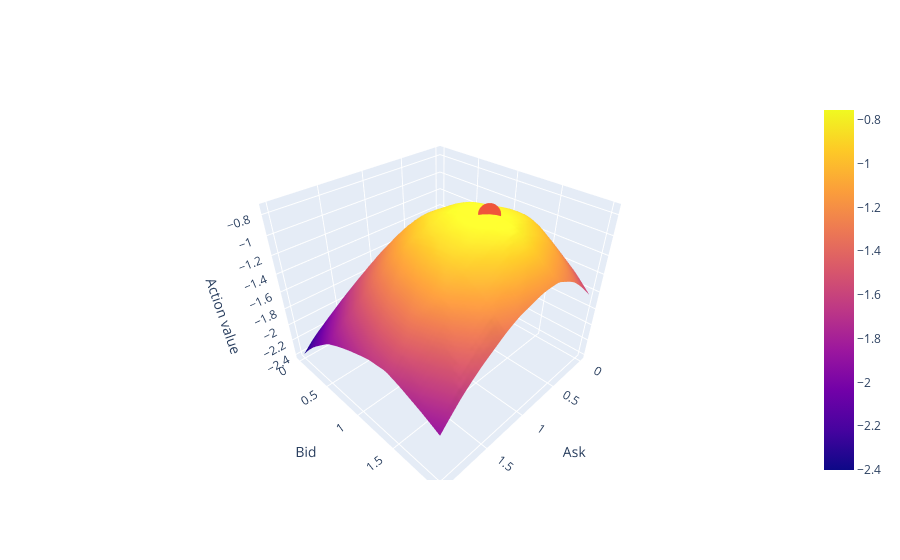

Notebook cell for this chart:
### Code cell
def plot_action_value(agent: Agent, observation: float):
    @cache
    def action_value(action):
        return agent.critic.evaluate(observations=observation.batch, actions=action.batch).item()

    asks = np.linspace(0, 2)
    bids = np.linspace(0, 2)
    values = [[action_value(Action(ask=ask, bid=bid)) for ask in asks] for bid in bids]
    best_action = max(
        (Action(ask=ask, bid=bid) for ask in asks for bid in bids), key=action_value
    )
    return go.Figure(
        layout=dict(
            scene=dict(xaxis_title="Ask", yaxis_title="Bid", zaxis_title="Action value")
        ),
        data=[
            go.Surface(
                name="Action value",
                x=asks,
                y=bids,
                z=values,
            ),
            go.Scatter3d(
                name="Best action",
                x=[best_action.ask],
                y=[best_action.bid],
                z=[action_value(best_action)],
            ),
        ],
    )


plot_action_value(experiment.agent, observation=Observation(cash_balance=1, asset_balance=1, best_ask=0.75, best_bid=1.25))

### Figure 1 — Plotly figure (JSON) as saved in the notebook; plotly's stock layout.template omitted (floating-point values rounded to 4 significant figures; data arrays with more than 128 entries replaced by an {"elided": "..."} marker saying what was removed)
{"data": [{"name": "Action value", "type": "surface", "x": [0, 0.04082, 0.08163, 0.1224, 0.1633, 0.2041, 0.2449, 0.2857, 0.3265, 0.3673, 0.4082, 0.449, 0.4898, 0.5306, 0.5714, 0.6122, 0.6531, 0.6939, 0.7347, 0.7755, 0.8163, 0.8571, 0.898, 0.9388, 0.9796, 1.02, 1.061, 1.102, 1.143, 1.184, 1.224, 1.265, 1.306, 1.347, 1.388, 1.429, 1.469, 1.51, 1.551, 1.592, 1.633, 1.673, 1.714, 1.755, 1.796, 1.837, 1.878, 1.918, 1.959, 2], "y": [0, 0.04082, 0.08163, 0.1224, 0.1633, 0.2041, 0.2449, 0.2857, 0.3265, 0.3673, 0.4082, 0.449, 0.4898, 0.5306, 0.5714, 0.6122, 0.6531, 0.6939, 0.7347, 0.7755, 0.8163, 0.8571, 0.898, 0.9388, 0.9796, 1.02, 1.061, 1.102, 1.143, 1.184, 1.224, 1.265, 1.306, 1.347, 1.388, 1.429, 1.469, 1.51, 1.551, 1.592, 1.633, 1.673, 1.714, 1.755, 1.796, 1.837, 1.878, 1.918, 1.959, 2], "z": {"elided": "50x50 float values"}}, {"name": "Best action", "type": "scatter3d", "x": [0.7755], "y": [1.347], "z": [-0.7548]}], "layout": {"scene": {"xaxis": {"title": {"text": "Ask"}}, "yaxis": {"title": {"text": "Bid"}}, "zaxis": {"title": {"text": "Action value"}}}}}
